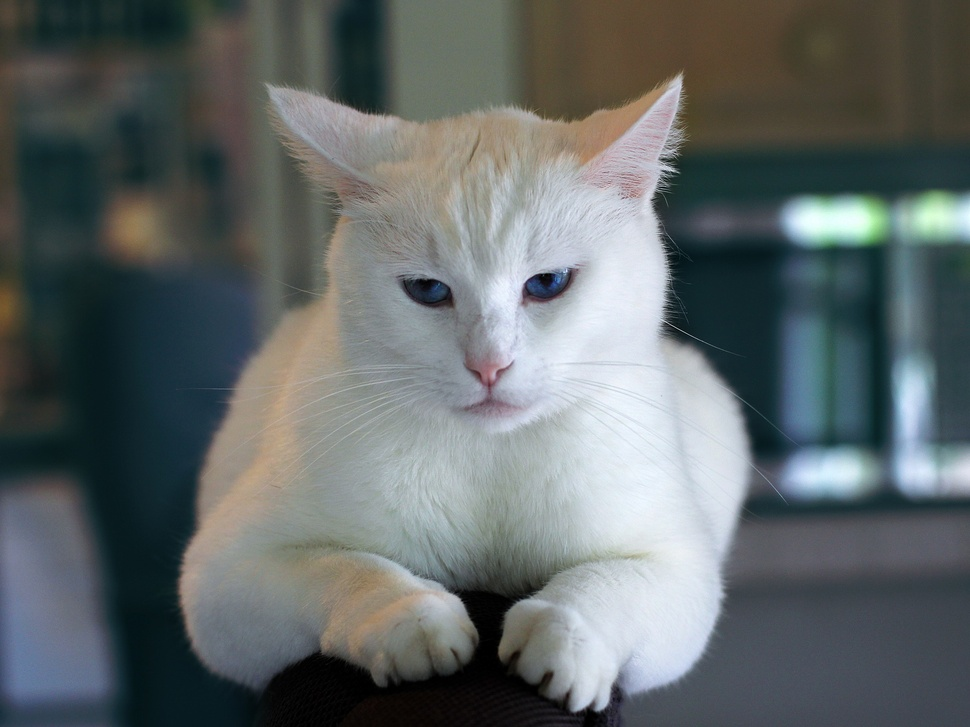
#> input picture scripts/funciones_python/muestra.jpg, 970 x 727 px, shrunk from 1920 x 1440 before the run, found by its file name
$ python rotar_izquierda.py
#> lines starting #> are read from the running program, lines starting #| are printed output that depends on the picture
#> further down, imagen_cuadrada is the input picture: shape (727, 970, 3); mean R, G, B 97.5, 104.4, 104.8
# -*- coding: utf-8 -*-
"""
Created on Sat Feb 10 16:49:52 2024

@author: USUARIO
"""

import numpy as np
import matplotlib.pyplot as plt
import matplotlib.image as mpimg


def rotar_izquierda(imagen: np.ndarray) -> np.ndarray:
    """Rota una imagen cuadrada 90 grados a la izquierda.

    Args:
        imagen (np.ndarray): La imagen representada como un array numpy.

    Returns:
        np.ndarray: La imagen rotada 90 grados a la izquierda.
    """
    # Transpone la imagen para intercambiar filas y columnas
    imagen_transpuesta = np.transpose(imagen, axes=(1, 0, 2))
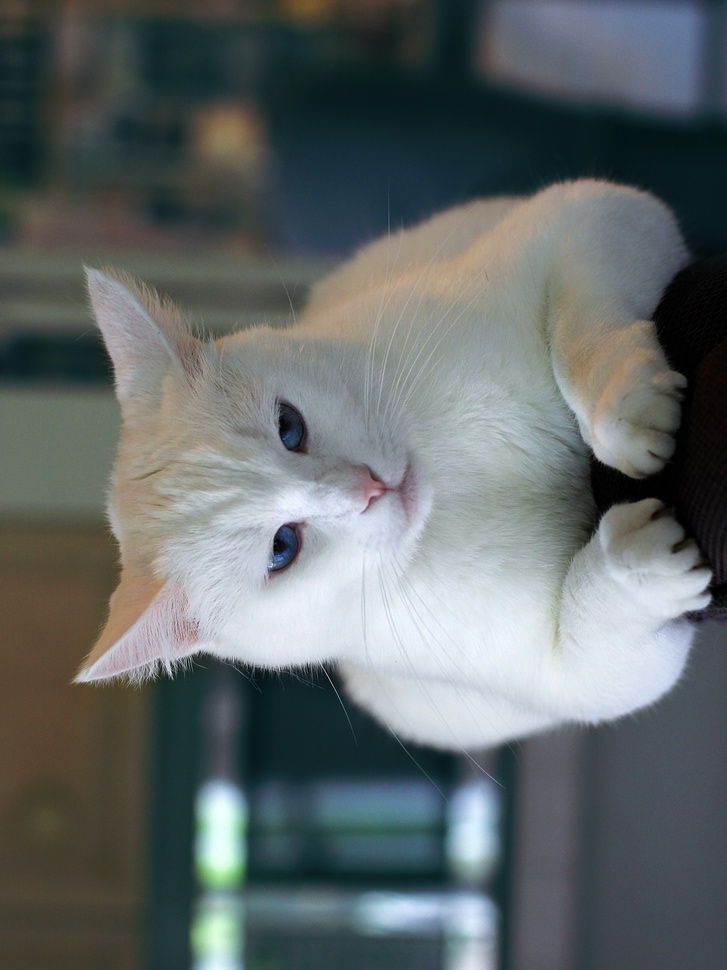
#> imagen_transpuesta: shape (970, 727, 3); mean R, G, B 97.5, 104.4, 104.8

    # Invierte el orden de las columnas para rotar 90 grados a la izquierda
    imagen_rotada = np.flip(imagen_transpuesta, axis=0)
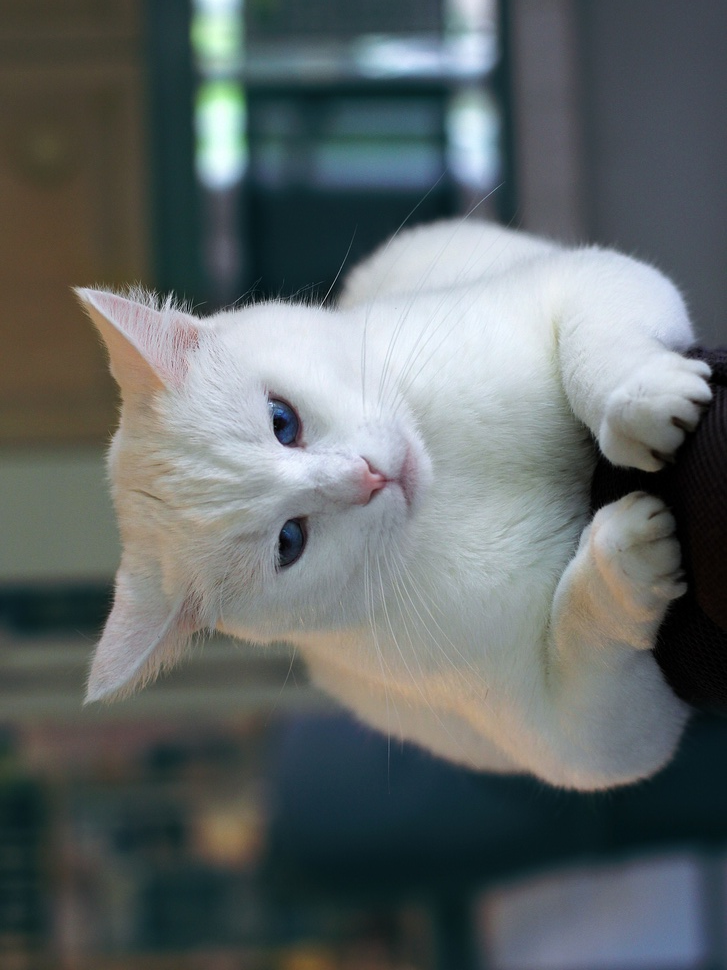
#> imagen_rotada: shape (970, 727, 3); mean R, G, B 97.5, 104.4, 104.8

    return imagen_rotada


# Carga una imagen cuadrada para probar la rotación
ruta_imagen = "D:/My Backups/Formacion/Big Data/Andes/Python-Andes/M4/tupla/muestra.jpg"
imagen_cuadrada = mpimg.imread(ruta_imagen)

# Realiza la rotación de la imagen
imagen_rotada = rotar_izquierda(imagen_cuadrada)

# Muestra la imagen original y la imagen rotada
plt.figure(figsize=(10, 5))
plt.subplot(1, 2, 1)
plt.imshow(imagen_cuadrada)
plt.title("Imagen Original")
plt.axis("off")

plt.subplot(1, 2, 2)
plt.imshow(imagen_rotada)
plt.title("Imagen Rotada a la Izquierda")
plt.axis("off")

plt.show()
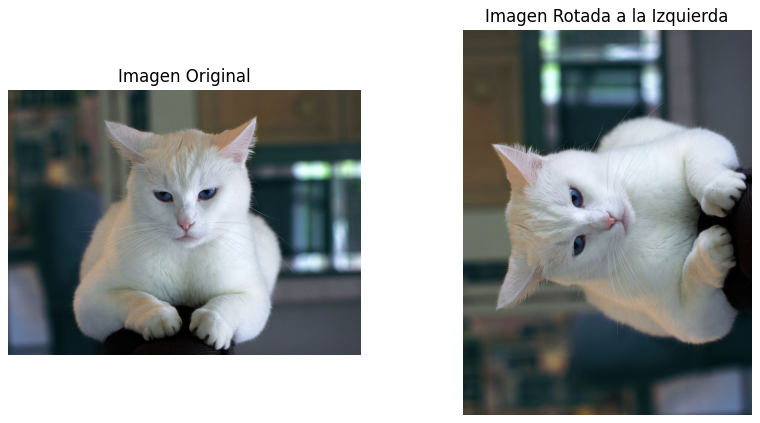
#> figure drawn by matplotlib, 2 panels
